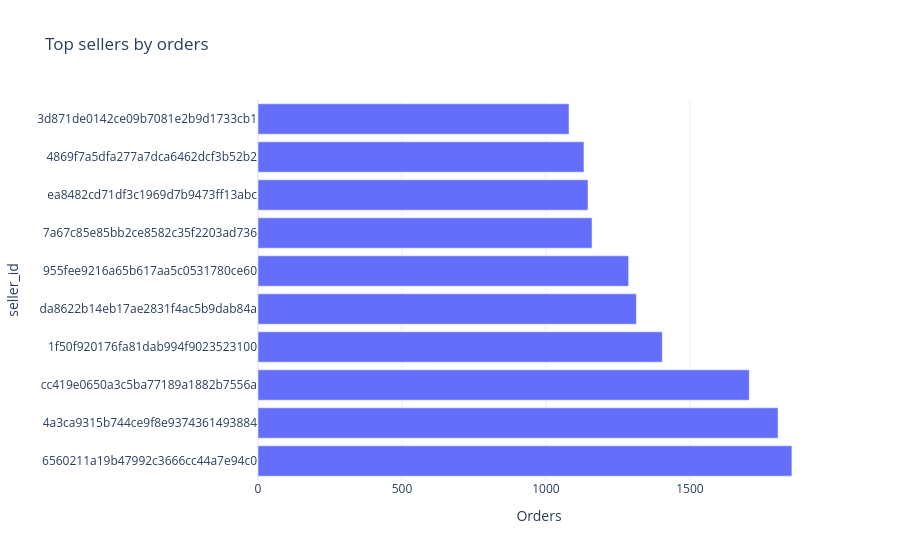

Notebook source saved alongside this figure:
### Code cell
fig = px.bar(
    seller_orders.head(10),
    x="Orders",
    y="seller_id",
    orientation="h",
    title="Top sellers by orders",
    template="plotly_white"
)
fig.show()

### Figure 1 — Plotly figure (JSON) as saved in the notebook; plotly's stock layout.template omitted (floating-point values rounded to 4 significant figures)
{"data": [{"hovertemplate": "Orders=%{x}<br>seller_id=%{y}<extra></extra>", "legendgroup": "", "marker": {"color": "#636efa", "pattern": {"shape": ""}}, "name": "", "orientation": "h", "showlegend": false, "textposition": "auto", "type": "bar", "x": [1854, 1806, 1706, 1404, 1314, 1287, 1160, 1146, 1132, 1080], "xaxis": "x", "y": ["6560211a19b47992c3666cc44a7e94c0", "4a3ca9315b744ce9f8e9374361493884", "cc419e0650a3c5ba77189a1882b7556a", "1f50f920176fa81dab994f9023523100", "da8622b14eb17ae2831f4ac5b9dab84a", "955fee9216a65b617aa5c0531780ce60", "7a67c85e85bb2ce8582c35f2203ad736", "ea8482cd71df3c1969d7b9473ff13abc", "4869f7a5dfa277a7dca6462dcf3b52b2", "3d871de0142ce09b7081e2b9d1733cb1"], "yaxis": "y"}], "layout": {"barmode": "relative", "legend": {"tracegroupgap": 0}, "title": {"text": "Top sellers by orders"}, "xaxis": {"anchor": "y", "domain": [0, 1], "title": {"text": "Orders"}}, "yaxis": {"anchor": "x", "domain": [0, 1], "title": {"text": "seller_id"}}}}
